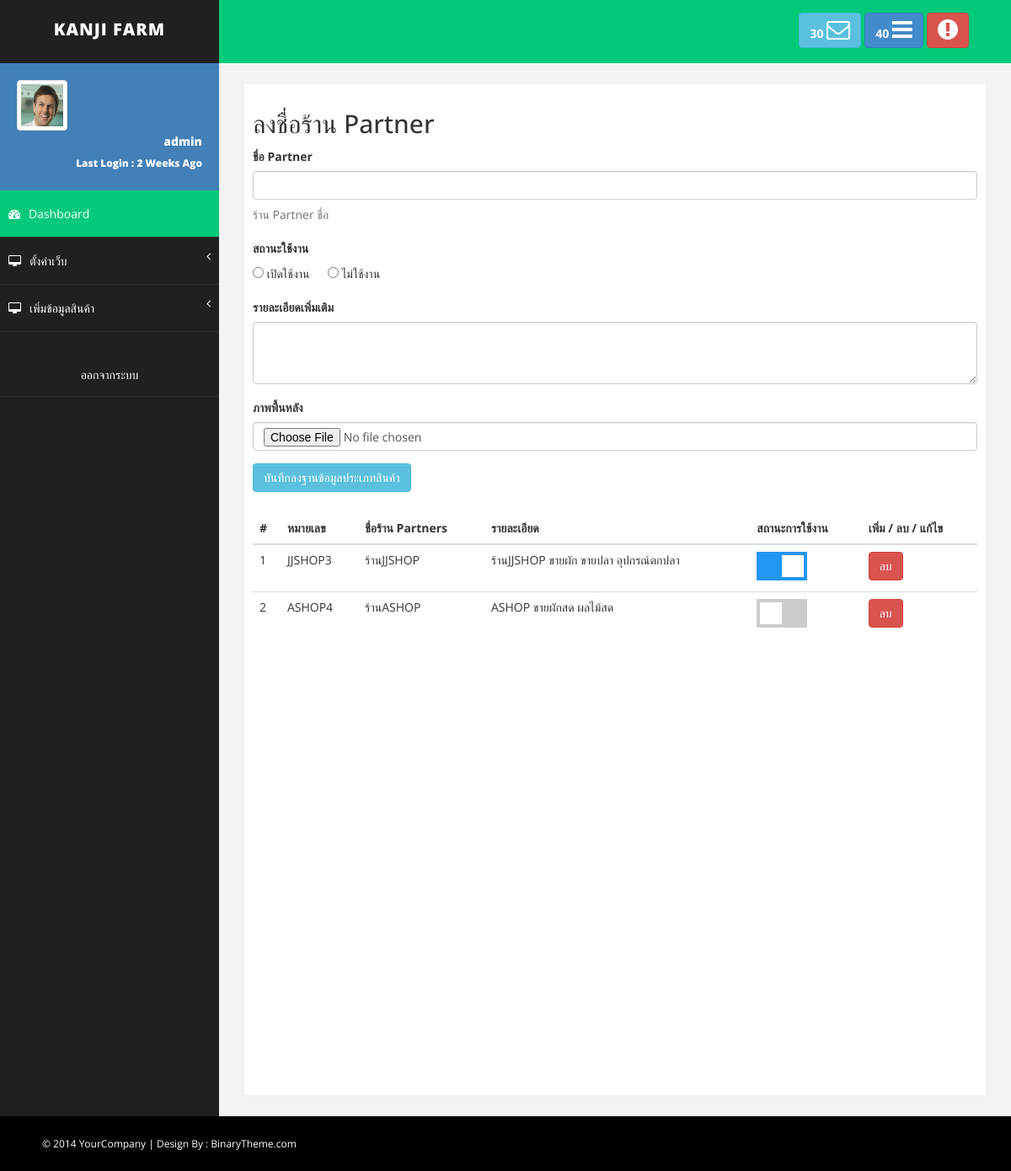
Screenshot of /backend_disc/admin/systems/form_shop_product.php (signed in) with the database file from the repository.
### tables this page shows
CREATE TABLE `kanji_partners` (
  `partner_id` int(10) NOT NULL,
  `partner_member_id` varchar(10) NOT NULL,
  `partner_name` varchar(100) NOT NULL,
  `partner_detail` varchar(500) NOT NULL,
  `partner_status` char(1) NOT NULL DEFAULT current_timestamp(),
  `partner_img` varchar(255) NOT NULL,
  `timestamp` datetime NOT NULL DEFAULT current_timestamp()
);

### services/class/Connection.php (called while the page is built, shortened)
<?php
class Connection {
		public $hostname 	= 'localhost';
		public $username 	= 'root';
		public $password	= '';
		public $dbname 		= 'atsamatd_atsamatd';
		public function openConnection(){
			try{
				$server = @$_SERVER['SERVER_NAME'];
				if($server == 'localhost'):
					$conn = new PDO("mysql:host=$this->hostname;dbname=$this->dbname;",$this->username,$this->password);
					$conn->setAttribute(PDO::ATTR_ERRMODE,PDO::ERRMODE_EXCEPTION);
				else:
					$conn = new PDO("mysql:host=$this->hostname;dbname=atsamatd_atsamatd;","atsamatd_root","atsamatd");
					$conn->setAttribute(PDO::ATTR_ERRMODE,PDO::ERRMODE_EXCEPTION);
				endif;
				return $this->pdo = $conn;
			}catch(PDOException $err){
				echo $err->getMessage();
			}
		}
}
?>

### backend_disc/admin/systems/form_shop_product.php (the view, shortened to what this page needs)
<?php
$connection = new Connection(true);
$stmt_select = $connection->pdo->prepare("SELECT * FROM kanji_partners WHERE ?");
$stmt_select->execute(array('1=1'));
?>
<!DOCTYPE html>
<html xmlns="http://www.w3.org/1999/xhtml">
<head>
    <link href="assets/css/bootstrap.css" rel="stylesheet" />
    <link href="assets/css/font-awesome.css" rel="stylesheet" />
    <link href="assets/css/basic.css" rel="stylesheet" />
    <link href="assets/css/custom.css" rel="stylesheet" />
    <link href="./assets/css/switch.css" rel="stylesheet" type="text/css">
</head>
<body>
    <div id="wrapper">
     <?php include "./header-template.php"; ?>
      <?php include "./aside-template.php"; ?>
        <div id="page-wrapper">
            <div id="page-inner">
                <h2>ลงชื่อร้าน Partner</h2>
                <form role="form" action="./post_partners.php" enctype="multipart/form-data" method="post">
                    <div class="form-group">
                        <label>ชื่อ Partner</label>
                        <input class="form-control" name="partner_name" type="text">
                        <p class="help-block">ร้าน Partner ชื่อ</p>
                    </div>
                    <div class="form-group">
                        <label>สถานะใช้งาน</label><br>
                        <input type="radio" name="partner_status" id="partner_status" value="1"> เปิดใช้งาน &emsp;
                        <input type="radio" name="partner_status" id="partner_status" value="0"> ไม่ใช้งาน
                    </div>
                    <div class="form-group">
                        <label>รายละเอียดเพิ่มเติม</label>
                        <textarea class="form-control" name="partner_detail" rows="3"></textarea>
                    </div>
                    <div class="form-group">
                        <label>ภาพพื้นหลัง</label>
                        <input  type="file" class="form-control" name="fileToUpload" id="fileToUpload">
                    </div>
                    <button type="submit" name="process" value="insert_partners" class="btn btn-info">บันทึกลงฐานข้อมูลประเภทสินค้า</button>
                </form>
                <br>
                <div class="row">
                    <div class="col-md-12">
                        <table class="table">
                            <thead>
                                <tr>
                                    <th>#</th>
                                    <th>หมายเลข</th>
                                    <th>ชื่อร้าน Partners</th>
                                    <th>รายละเอียด</th>
                                    <th>สถานะการใช้งาน</th>
                                    <th>เพิ่ม / ลบ / แก้ไข</th>
                                </tr>
                            </thead>
                            <tbody>
                                <?php
                                    $i = 1;
                                    while($r = $stmt_select->fetch(PDO::FETCH_ASSOC)):
                                ?>
                                <tr>
                                    <td><?php echo $i++ ?></td>
                                    <td><?php echo $r['partner_member_id']. $r['partner_id']; ?></td>
                                    <td><?php echo $r['partner_name']; ?></td>
                                    <td><?php echo $r['partner_detail']; ?></td>
                                    <td>
                                        <label class="switch">
                                            <span class="slider"></span>
                                        </label>
                                    </td>
                                    <td>
                                        <button class="btn btn-danger">ลบ</button>
                                    </td>
                                </tr>
                                <?php endwhile; ?>
                            </tbody>
                        </table>
                    </div>
                </div>
            </div>
        </div>
    </div>
   <?php include "./footer-template.php"; ?>
</body>
</html>

### backend_disc/admin/systems/assets/css/basic.css (style rules this page uses)
body { font-family: 'Open Sans', sans-serif; line-height:25px; }
#wrapper { width: 100%; background: #202020; }
#page-wrapper { padding: 15px 15px; min-height: 600px; background: #F3F3F3; }
#page-inner { width: 100%; margin: 10px 20px 10px 0px; background-color: #fff!important; padding: 10px; min-height: 1200px; }
@media (min-width:768px) { #page-wrapper { margin: 0 0 0 260px; padding: 15px 30px; min-height: 1200px; } }

### backend_disc/admin/systems/assets/css/switch.css (style rules this page uses)
.switch { position: relative; display: inline-block; width: 60px; height: 34px; }
.slider { position: absolute; cursor: pointer; top: 0; left: 0; right: 0; bottom: 0; background-color: #ccc; -webkit-transition: .4s; transition: .4s; }
.slider:before { position: absolute; content: ""; height: 26px; width: 26px; left: 4px; bottom: 4px; background-color: white; -webkit-transition: .4s; transition: .4s; }
input:checked + .slider { background-color: #2196F3; }
input:checked + .slider:before { -webkit-transform: translateX(26px); -ms-transform: translateX(26px); transform: translateX(26px); }

### rows the page displays
kanji_partners: partner_member "JJSHOP", partner_id "3", partner_name "ร้านJJSHOP", partner_detail "ร้านJJSHOP ขายผัก ขายปลา อุปกรณ์ตกปลา"
kanji_partners: partner_member "ASHOP", partner_id "4", partner_name "ร้านASHOP", partner_detail "ASHOP ขายผักสด ผลไม้สด"
